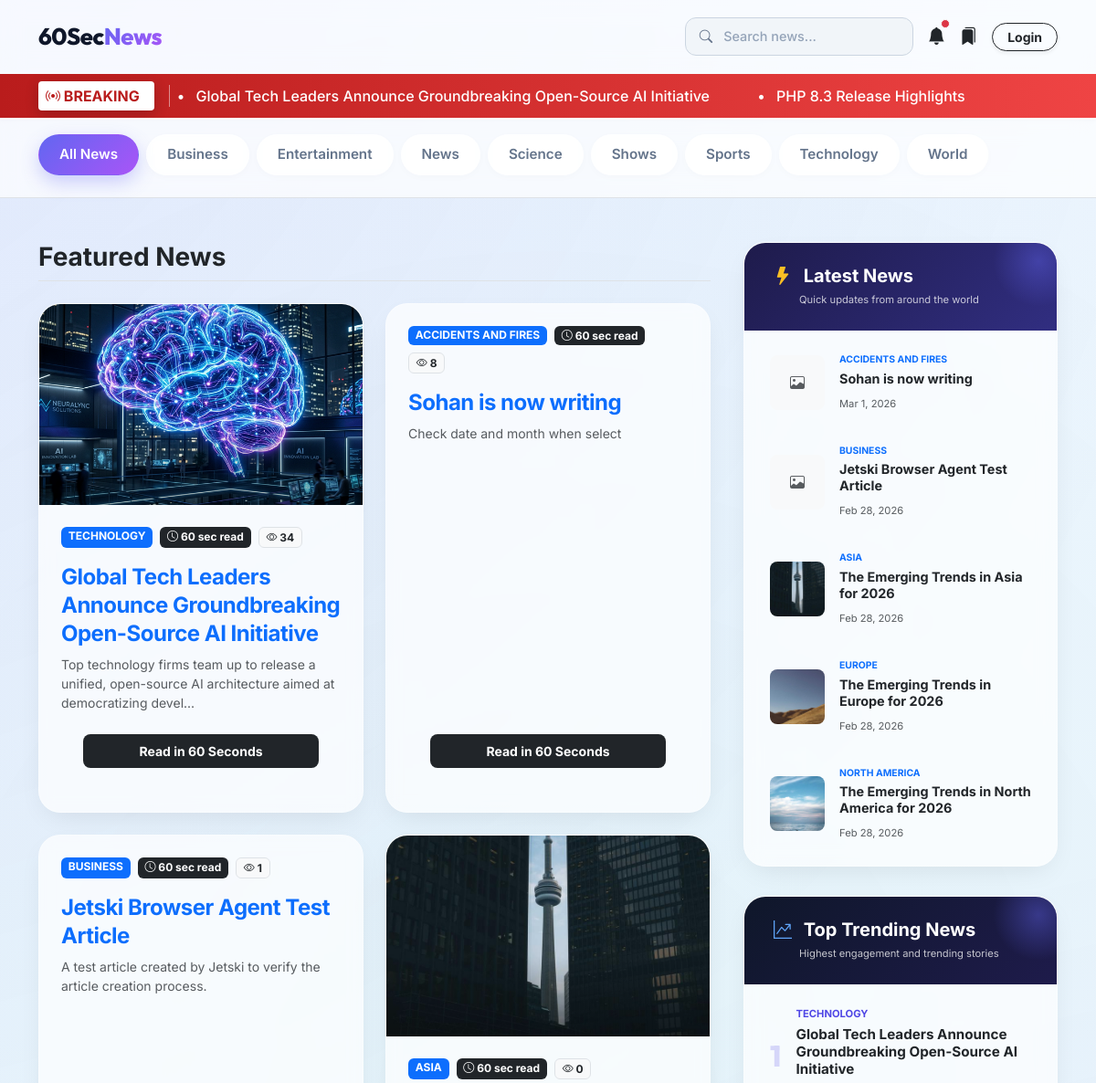
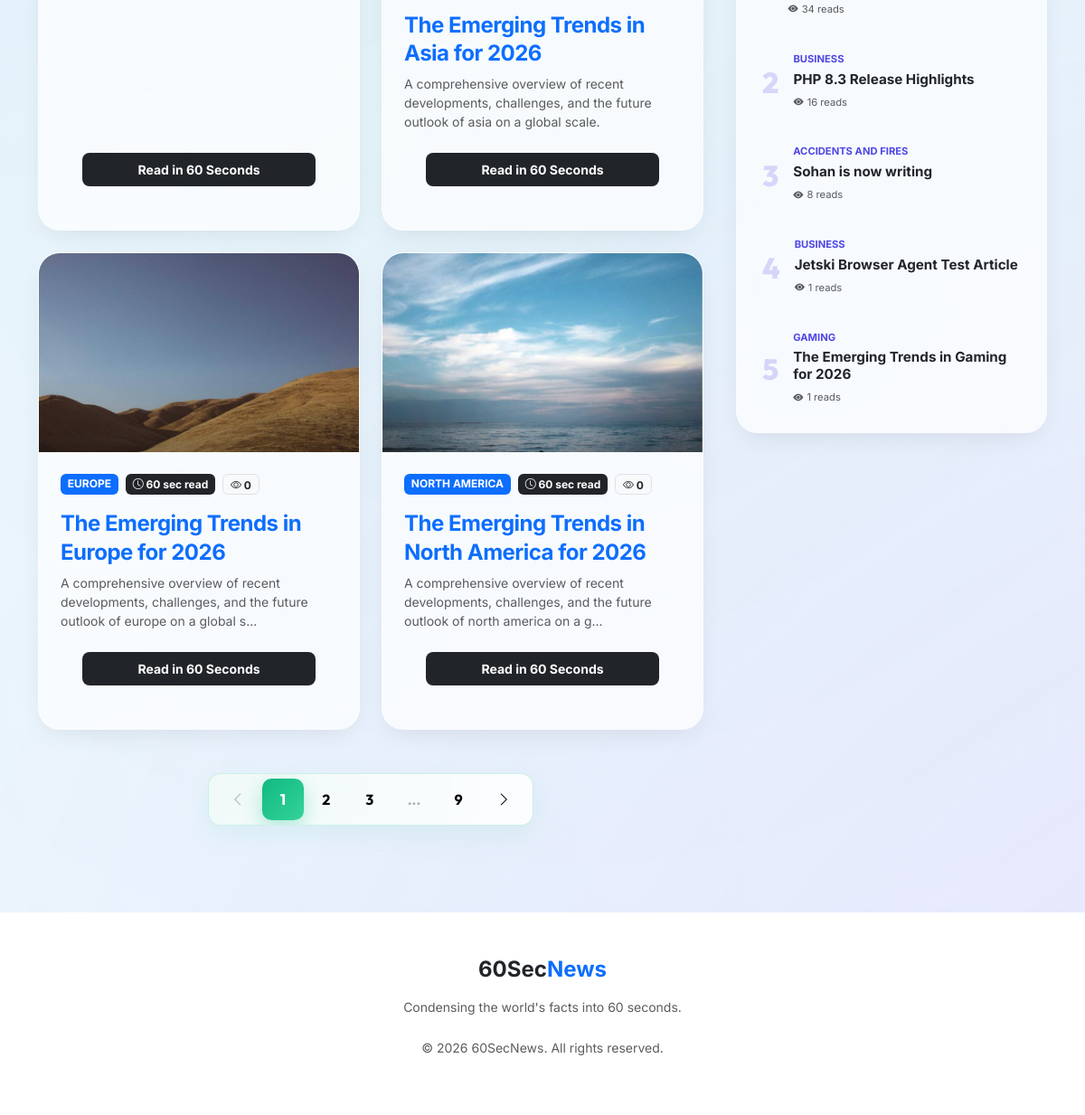
The page / on the database its author committed (2 pictures, top to bottom).
### tables this page shows
CREATE TABLE `articles` (
  `id` int(11) NOT NULL,
  `title` varchar(255) NOT NULL,
  `slug` varchar(255) NOT NULL,
  `summary` text NOT NULL,
  `content` text NOT NULL,
  `author_id` int(11) NOT NULL,
  `category_id` int(11) NOT NULL,
  `featured_image_id` int(11) DEFAULT NULL,
  `status` enum('draft','pending','published','embargoed','trashed') DEFAULT 'draft',
  `is_breaking` tinyint(1) DEFAULT 0,
  `is_pinned` tinyint(1) DEFAULT 0,
  `fact_checked` tinyint(1) DEFAULT 0,
  `publish_at` timestamp NULL DEFAULT NULL,
  `created_at` timestamp NOT NULL DEFAULT current_timestamp(),
  `updated_at` timestamp NOT NULL DEFAULT current_timestamp() ON UPDATE current_timestamp()
);

CREATE TABLE `categories` (
  `id` int(11) NOT NULL,
  `parent_id` int(11) DEFAULT NULL,
  `name` varchar(100) NOT NULL,
  `slug` varchar(100) NOT NULL,
  `created_at` timestamp NOT NULL DEFAULT current_timestamp()
);

CREATE TABLE `media` (
  `id` int(11) NOT NULL,
  `filename` varchar(255) NOT NULL,
  `folder` varchar(100) DEFAULT 'general',
  `alt_text` varchar(255) DEFAULT NULL,
  `uploader_id` int(11) DEFAULT NULL,
  `uploaded_at` timestamp NOT NULL DEFAULT current_timestamp()
);

### public/index.php (the view, shortened to what the rows shown need)
<?php
require_once __DIR__ . '/../app/helpers.php';
$db = DB::getInstance()->getConnection();
$category_slug = $_GET['category'] ?? 'all';
$params = [];
$cat_condition = "";
$settings_file = BASE_PATH . '/config/settings.json';
$settings = ['site_title' => '60-Second News'];
if (file_exists($settings_file))
    $settings = array_merge($settings, json_decode(file_get_contents($settings_file), true));
$top_story_sql = "
    SELECT a.*, c.name as category_name, c.slug as category_slug, u.username as author_name, m.filename, m.folder,
           SUM(v.view_count) as total_views
    FROM articles a
    JOIN categories c ON a.category_id = c.id
    JOIN users u ON a.author_id = u.id
    LEFT JOIN media m ON a.featured_image_id = m.id
    LEFT JOIN views v ON a.id = v.article_id
    WHERE a.status = 'published' AND a.is_pinned = 1 AND a.publish_at <= NOW()
    " . $cat_condition . "
    GROUP BY a.id, c.name, c.slug, u.username, m.filename, m.folder
    ORDER BY a.publish_at DESC
    LIMIT 1
";
$stmt = $db->prepare($top_story_sql);
$stmt->execute($params);
$top_story = $stmt->fetch();
$sidebar_latest = $db->query("
    SELECT a.title, a.slug, a.publish_at, c.name as category_name, m.filename, m.folder
    FROM articles a
    JOIN categories c ON a.category_id = c.id
    LEFT JOIN media m ON a.featured_image_id = m.id
    WHERE a.status = 'published' AND a.publish_at <= NOW()
    ORDER BY a.publish_at DESC
    LIMIT 5
")->fetchAll();
$page = isset($_GET['page']) ? max(1, (int) $_GET['page']) : 1;
$limit = 6;
if ($top_story) {
    if ($page == 1) {
        $fetch_limit = $limit - 1;
        $offset = 0;
    } else {
        $fetch_limit = $limit;
        $offset = ($limit - 1) + ($page - 2) * $limit;
    }
}
$latest_sql = "
    SELECT a.*, c.name as category_name, c.slug as category_slug, u.username as author_name, m.filename, m.folder,
           SUM(v.view_count) as total_views
    FROM articles a
    JOIN categories c ON a.category_id = c.id
    JOIN users u ON a.author_id = u.id
    LEFT JOIN media m ON a.featured_image_id = m.id
    LEFT JOIN views v ON a.id = v.article_id
    WHERE a.status = 'published' AND a.publish_at <= NOW()
    ";
if ($top_story) {
    $latest_sql .= " AND a.id != " . (int) $top_story['id'];
}
$latest_sql .= $cat_condition . " GROUP BY a.id, c.name, c.slug, u.username, m.filename, m.folder ORDER BY a.publish_at DESC LIMIT " . $fetch_limit . " OFFSET " . $offset;
$stmt = $db->prepare($latest_sql);
$stmt->execute($params);
$articles = $stmt->fetchAll();
$categories_raw = $db->query("SELECT id, name, slug, parent_id FROM categories ORDER BY parent_id IS NOT NULL, name ASC")->fetchAll();
$category_tree = [];
$children = [];
foreach ($categories_raw as $c) {
    if ($c['parent_id'] === null) {
        $category_tree[$c['id']] = $c;
        $category_tree[$c['id']]['children'] = [];
    } else {
        $children[$c['parent_id']][] = $c;
    }
}
foreach ($children as $pid => $kids) {
    if (isset($category_tree[$pid]))
        $category_tree[$pid]['children'] = $kids;
}
$breaking_news = $db->query("SELECT title,slug,publish_at FROM articles WHERE status='published' AND is_breaking=1 AND publish_at<=NOW() ORDER BY publish_at DESC LIMIT 5")->fetchAll();
?>
<!DOCTYPE html>
<html lang="en">
<head>
    <link href="https://cdn.jsdelivr.net/npm/bootstrap@5.3.2/dist/css/bootstrap.min.css" rel="stylesheet">
    <link rel="stylesheet" href="https://cdn.jsdelivr.net/npm/bootstrap-icons@1.11.1/font/bootstrap-icons.css">
    <link href="<?= BASE_URL ?>/css/style.css?v=<?= filemtime(BASE_PATH . '/public/css/style.css') ?>" rel="stylesheet">
</head>
<body class="theme-<?= e($settings['user_theme'] ?? 'premium') ?>">
    <div class="main-content-wrapper">
        <?php if (!empty($breaking_news)): ?>
        <div class="breaking-ticker py-2 shadow-sm" style="overflow: hidden; white-space: nowrap;">
            <div class="container d-flex align-items-center">
                <div class="ticker-wrapper ps-2 border-start border-light border-opacity-50">
                    <div class="ticker-content">
                        <?php foreach ($breaking_news as $news): ?>
                        <a href="<?= BASE_URL ?>/article.php?slug=<?= e($news['slug']) ?>"
                            class="text-white text-decoration-none me-5 fw-medium">
                            <span class="me-2">&bull;</span>
                            <?= e($news['title']) ?>
                        </a>
                        <?php endforeach; ?>
                    </div>
                </div>
            </div>
        </div>
        <?php endif; ?>
        <div class="sticky-filters py-3 mb-4  border-bottom"
            style="top: 76px; z-index: 1010; background: var(--glass-bg); backdrop-filter: blur(12px); -webkit-backdrop-filter: blur(12px);">
            <div class="container">
                <div class="d-flex flex-wrap gap-2 pb-2" style="scrollbar-width: thin; overflow: visible;">
                    <?php foreach ($category_tree as $parent): ?>
                    <?php if (!empty($parent['children'])): ?>
                    <div class="dropdown">
                        <a href="#"
                            class="filter-btn text-decoration-none text-nowrap <?= $category_slug === $parent['slug'] ? 'active' : '' ?>"
                            data-bs-toggle="dropdown" aria-expanded="false">
                            <?= e($parent['name']) ?>
                        </a>
                    </div>
                    <?php endif; ?>
                    <?php endforeach; ?>
                </div>
            </div>
        </div>
        <div class="container pb-5">
            <div class="row g-4">
                <div class="col-lg-8">
                    <?php
                    if ($page == 1 && $top_story && !in_array($top_story, $articles)) {
                        array_unshift($articles, $top_story);
                    }
                    ?>
                    <div class="row g-4 align-items-stretch mb-4" id="news-grid">
                        <?php foreach ($articles as $article): ?>
                        <div class="col-md-6 col-sm-12">
                            <a href="<?= BASE_URL ?>/article.php?slug=<?= e($article['slug']) ?>"
                                class="news-card grid-card h-100 d-flex flex-column">
                                <?php if ($article['filename']): ?>
                                <div class="card-img-wrapper" style="height: 220px; overflow: hidden;">
                                    <img src="<?= BASE_URL ?>/uploads/<?= e($article['folder']) ?>/<?= e($article['filename']) ?>"
                                        class="card-img-top w-100 h-100 object-fit-cover" loading="lazy"
                                        alt="<?= e($article['title']) ?>">
                                </div>
                                <?php endif; ?>
                                <div class="news-card-body p-4 d-flex flex-column flex-grow-1">
                                    <div class="mb-3 d-flex flex-wrap gap-2">
                                        <span class="badge bg-primary text-uppercase">
                                            <?= e($article['category_name']) ?>
                                        </span>
                                        <span class="badge bg-dark"><i class="bi bi-clock"></i> 60 sec read</span>
                                        <span class="badge bg-light text-dark border"><i class="bi bi-eye"></i>
                                            <?= number_format($article['total_views'] ?: 0) ?>
                                        </span>
                                    </div>
                                    <h4 class="mb-2 fw-bold headline" style="letter-spacing: -0.5px; line-height: 1.3;">
                                        <?= e($article['title']) ?>
                                    </h4>
                                    <p class="text-muted mb-4 small flex-grow-1">
                                        <?= e(mb_strimwidth($article['summary'], 0, 110, '...')) ?>
                                    </p>
                                    <div class="mt-auto px-4 pb-4">
                                        <button class="btn btn-dark w-100 btn-sm rounded-3 py-2 fw-bold"
                                            style="border: none;">
                                            Read in 60 Seconds
                                        </button>
                                    </div>
                                </div>
                            </a>
                        </div>
                        <?php endforeach; ?>
                    </div>
                </div>
                <div class="col-lg-4 ps-lg-4">
                    <div class="position-sticky" style="top: 130px; z-index: 5;">
                        <div class="sidebar-glass-card mixture-card">
                            <div class="list-group list-group-flush py-2 bg-transparent text-start">
                                <?php foreach ($sidebar_latest as $latest): ?>
                                <a href="<?= BASE_URL ?>/article.php?slug=<?= e($latest['slug']) ?>"
                                    class="list-group-item list-group-item-action border-0 py-3 px-4 d-flex align-items-center trending-item bg-transparent">
                                    <div class="me-3">
                                        <?php if ($latest['filename']): ?>
                                        <img src="<?= BASE_URL ?>/uploads/<?= e($latest['folder']) ?>/<?= e($latest['filename']) ?>"
                                            class="rounded-3" style="width: 60px; height: 60px; object-fit: cover;"
                                            loading="lazy" alt="<?= e($latest['title']) ?>">
                                        <?php else: ?>
                                        <div class="bg-light rounded-3 d-flex align-items-center justify-content-center"
                                            style="width: 60px; height: 60px;">
                                            <i class="bi bi-image text-muted"></i>
                                        </div>
                                        <?php endif; ?>
                                    </div>
                                    <div class="flex-grow-1">
                                        <span class="text-uppercase fw-bold text-primary mb-1 d-block"
                                            style="font-size: 0.65rem;">
                                            <?= e($latest['category_name']) ?>
                                        </span>
                                        <h6 class="fw-bold mb-1 lh-sm text-dark" style="font-size: 0.9rem;">
                                            <?= e($latest['title']) ?>
                                        </h6>
                                        <small class="text-muted" style="font-size: 0.7rem;">
                                            <?= date('M j, Y', strtotime($latest['publish_at'])) ?>
                                        </small>
                                    </div>
                                </a>
                                <?php endforeach; ?>
                            </div>
                        </div>
                    </div>
                </div>
            </div>
        </div>
    </div>
</body>
</html>

### rows shown on the page
articles: title "Global Tech Leaders Announce Groundbreaking Open-Source AI Initiative", featured_image.filename (picture), category.name "TECHNOLOGY", total_views "34", summary "Top technology firms team up to release a unified, open-source AI architecture aimed at democratizing devel..."
articles: title "PHP 8.3 Release Highlights"
categories: name "Entertainment"
categories: name "News"
categories: name "Science"
categories: name "Shows"
categories: name "Sports"
categories: name "World"
articles: category.name "ACCIDENTS AND FIRES", total_views "8", title "Sohan is now writing", summary "Check date and month when select", publish_at "Mar 1, 2026"
articles: category.name "BUSINESS", total_views "1", title "Jetski Browser Agent Test Article", summary "A test article created by Jetski to verify the article creation process.", publish_at "Feb 28, 2026"
articles: featured_image.filename (picture), category.name "ASIA", total_views "0", title "The Emerging Trends in Asia for 2026", summary "A comprehensive overview of recent developments, challenges, and the future outlook of asia on a global scale.", publish_at "Feb 28, 2026"
articles: featured_image.filename (picture), category.name "EUROPE", total_views "0", title "The Emerging Trends in Europe for 2026", summary "A comprehensive overview of recent developments, challenges, and the future outlook of europe on a global s...", publish_at "Feb 28, 2026"
articles: featured_image.filename (picture), category.name "NORTH AMERICA", total_views "0", title "The Emerging Trends in North America for 2026", summary "A comprehensive overview of recent developments, challenges, and the future outlook of north america on a g...", publish_at "Feb 28, 2026"

### other values the page prints
$parent['name'] "Business"
$parent['name'] "Technology"
$total_pages "9"
$trend['category_name'] "TECHNOLOGY"
$trend['title'] "Global Tech Leaders Announce Groundbreaking Open-Source AI Initiative"
$trend['total_views'] "34"
$trend['category_name'] "BUSINESS"
$trend['title'] "PHP 8.3 Release Highlights"
$trend['total_views'] "16"
$trend['category_name'] "ACCIDENTS AND FIRES"
$trend['title'] "Sohan is now writing"
$trend['total_views'] "8"
$trend['title'] "Jetski Browser Agent Test Article"
$trend['total_views'] "1"
$trend['category_name'] "GAMING"
